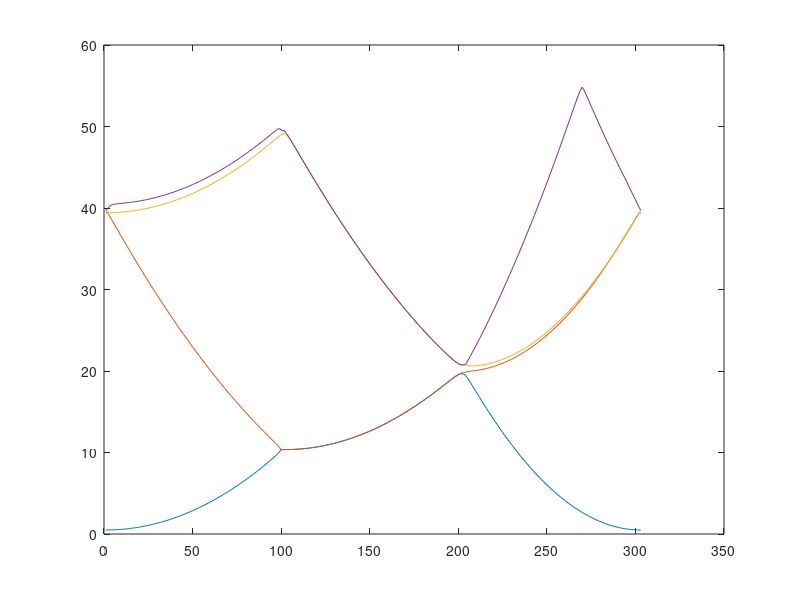

The MATLAB script that drew this image:
clear all;

N=9;

%Useful terms for calculating Fourier coefficients
Ag = [2*pi 0.2473 0.1557 0.0483 -0.0322];
Ag = [Ag(end:-1:2) Ag];
Bg = [0.2473 3.2194 0.1478 0.0617 -0.0066];
Bg = [Bg(end:-1:2) Bg];

%Create lattice vector (2D->1D)
[x, y] = meshgrid(-(N-1)/2:(N-1)/2, -(N-1)/2:(N-1)/2);
xidx = x+(N+1)/2; yidx = y+(N+1)/2; %Create matrix indices
Vg = 3*Ag(yidx)*Ag(xidx)+2*Ag(yidx)*Bg(xidx)+2*Ag(xidx)*Bg(yidx)+Bg(xidx)*Bg(yidx);
Vg = Vg./(4*pi^2);
%Create G matrices
Gx = 2*pi*x; Gy = 2*pi*y;                   
%Flatten matrices to vectors (MATLAB ordering)
Vg = reshape(Vg,1,[]);
Gx = reshape(Gx,1,[]);
Gy = reshape(Gy,1,[]);
%Create coefficient matrix
Vmat=[];
for jj=1:length(Vg);
   Vmat(jj,:) = circshift(Vg, jj-1, 2 ); 
end

%First section, (0,0)->(0,pi)
ky=0:pi/100:pi;
kx=zeros(1,length(ky));
ev1=[];
for jj=1:length(ky)
    Kmat = ((kx(jj)+Gx).^2+(ky(jj)+Gy).^2);
    Kmat = diag(Kmat)+Vmat;
    ev1(jj,:) = sort(abs(eig(Kmat)));
end
%figure; plot(ky, abs(ev1(:,1:4)))

%Second section (0,pi)->(pi,pi)
kx=0:pi/100:pi;
ky=ones(1,length(kx))*pi;
ev2=[];
for jj=1:length(ky)
    Kmat = ((kx(jj)+Gx).^2+(ky(jj)+Gy).^2);
    Kmat = diag(Kmat)+Vmat;
    ev2(jj,:) = sort(abs(eig(Kmat)));
end
%figure; plot(kx, abs(ev2(:,1:4)))

%Third section (0,pi)->(pi,pi)
kx=pi:-pi/100:0;
ky=kx;
ev3=[];
for jj=1:length(ky)
    Kmat = ((kx(jj)+Gx).^2+(ky(jj)+Gy).^2);
    Kmat = diag(Kmat)+Vmat;
    ev3(jj,:) = sort(abs(eig(Kmat)));
end
%figure; plot(abs(ev3(:,1:4)))

evt = [ev1(:,1:4); ev2(:,1:4); ev3(:,1:4)];
figure; plot(evt)
